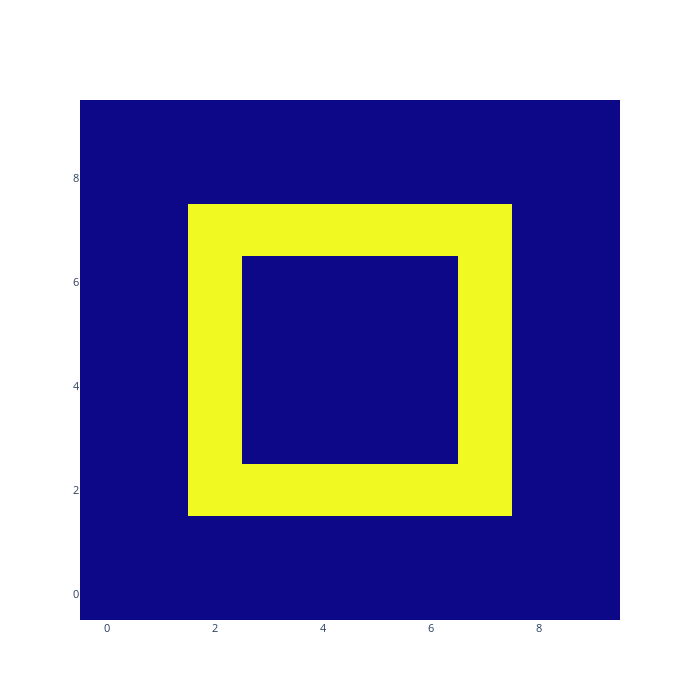

The notebook cell this image was saved under:
### Code cell
fig = make_subplots(rows=1, cols=1, 
                    horizontal_spacing=0.05, 
                    vertical_spacing=0.1)
base_image_fig = px.imshow(test_image)
fig.add_trace(base_image_fig.data[0], 1, 1)
fig.update_layout(title_text=f"", title_x=0.5, width=700, height=700, showlegend=True, font_size=11)
fig.update(layout_coloraxis_showscale=False)
fig.show()

### Figure 1 — Plotly figure (JSON) as saved in the notebook; plotly's stock layout.template omitted (floating-point values rounded to 4 significant figures)
{"data": [{"coloraxis": "coloraxis", "hovertemplate": "x: %{x}<br>y: %{y}<br>color: %{z}<extra></extra>", "name": "0", "type": "heatmap", "xaxis": "x", "yaxis": "y", "z": [[0, 0, 0, 0, 0, 0, 0, 0, 0, 0], [0, 0, 0, 0, 0, 0, 0, 0, 0, 0], [0, 0, 1, 1, 1, 1, 1, 1, 0, 0], [0, 0, 1, 0, 0, 0, 0, 1, 0, 0], [0, 0, 1, 0, 0, 0, 0, 1, 0, 0], [0, 0, 1, 0, 0, 0, 0, 1, 0, 0], [0, 0, 1, 0, 0, 0, 0, 1, 0, 0], [0, 0, 1, 1, 1, 1, 1, 1, 0, 0], [0, 0, 0, 0, 0, 0, 0, 0, 0, 0], [0, 0, 0, 0, 0, 0, 0, 0, 0, 0]]}], "layout": {"coloraxis": {"showscale": false}, "font": {"size": 11}, "height": 700, "showlegend": true, "title": {"text": "", "x": 0.5}, "width": 700, "xaxis": {"anchor": "y", "domain": [0, 1]}, "yaxis": {"anchor": "x", "domain": [0, 1]}}}
